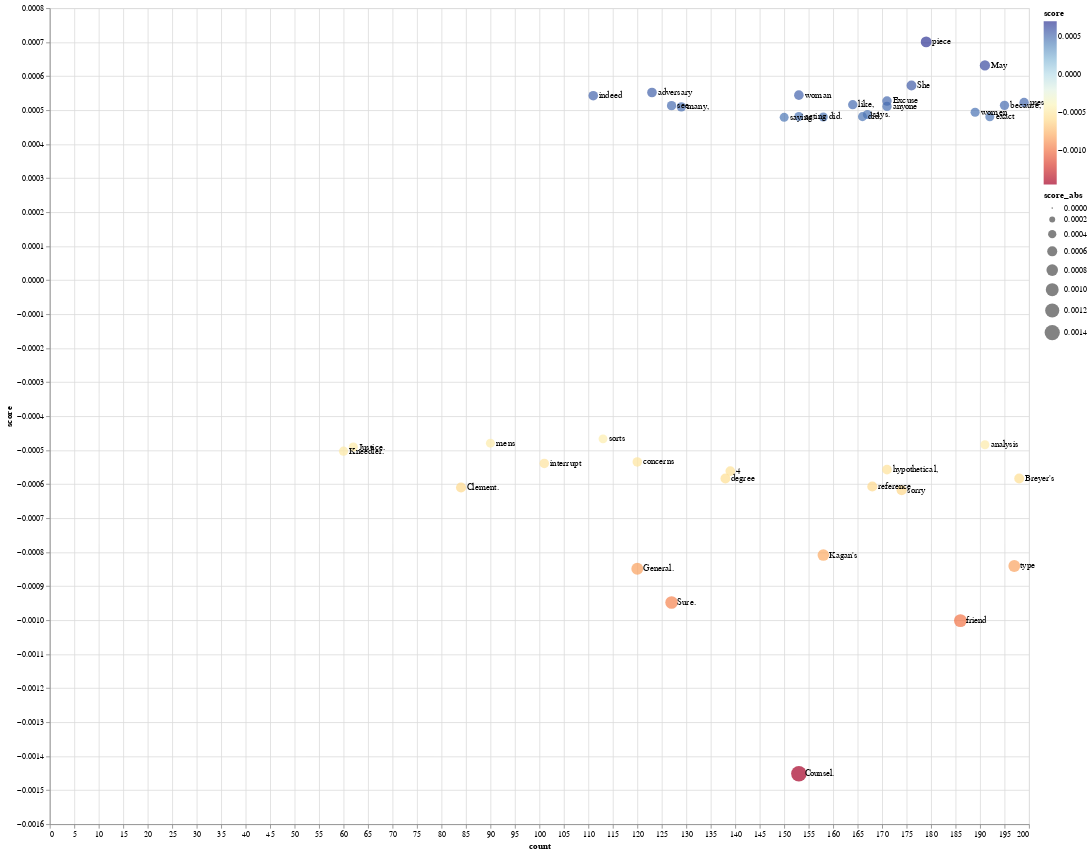

The code cell stored with this chart in its notebook:
### Code cell
make_plot(tops_words)

### Figure 1 — Vega-Lite specification as saved in the notebook (floating-point values rounded to 4 significant figures)
{"config": {"view": {"continuousWidth": 400, "continuousHeight": 300}}, "layer": [{"mark": "circle", "encoding": {"color": {"field": "score", "scale": {"scheme": "redyellowblue"}, "type": "quantitative"}, "size": {"field": "score_abs", "type": "quantitative"}, "x": {"field": "count", "type": "quantitative"}, "y": {"field": "score", "type": "quantitative"}}, "height": 1000, "width": 1200}, {"mark": {"type": "text", "align": "left", "baseline": "middle", "dx": 7}, "encoding": {"text": {"field": "label", "type": "nominal"}, "x": {"field": "count", "type": "quantitative"}, "y": {"field": "score", "type": "quantitative"}}, "height": 1000, "width": 1200}], "data": {"name": "data-a2a2274ca2cec1f529d10550cec84888"}, "$schema": "https://vega.github.io/schema/vega-lite/v4.17.0.json", "datasets": {"data-a2a2274ca2cec1f529d10550cec84888": [{"score": 0.0004789, "phrase": "saying.", "count": 150, "label": "saying.", "score_abs": 0.0004789}, {"score": 0.0004799, "phrase": "did.", "count": 158, "label": "did.", "score_abs": 0.0004799}, {"score": 0.0004804, "phrase": "exact", "count": 192, "label": "exact", "score_abs": 0.0004804}, {"score": 0.000481, "phrase": "did,", "count": 166, "label": "did,", "score_abs": 0.000481}, {"score": 0.0004813, "phrase": "acting", "count": 153, "label": "acting", "score_abs": 0.0004813}, {"score": 0.000487, "phrase": "says.", "count": 167, "label": "says.", "score_abs": 0.000487}, {"score": 0.0004938, "phrase": "women", "count": 189, "label": "women", "score_abs": 0.0004938}, {"score": 0.0005096, "phrase": "many,", "count": 129, "label": "many,", "score_abs": 0.0005096}, {"score": 0.0005111, "phrase": "anyone", "count": 171, "label": "anyone", "score_abs": 0.0005111}, {"score": 0.0005133, "phrase": "see.", "count": 127, "label": "see.", "score_abs": 0.0005133}, {"score": 0.0005142, "phrase": "because,", "count": 195, "label": "because,", "score_abs": 0.0005142}, {"score": 0.0005161, "phrase": "like,", "count": 164, "label": "like,", "score_abs": 0.0005161}, {"score": 0.0005225, "phrase": "uses", "count": 199, "label": "uses", "score_abs": 0.0005225}, {"score": 0.0005268, "phrase": "Excuse", "count": 171, "label": "Excuse", "score_abs": 0.0005268}, {"score": 0.0005426, "phrase": "indeed", "count": 111, "label": "indeed", "score_abs": 0.0005426}, {"score": 0.0005441, "phrase": "woman", "count": 153, "label": "woman", "score_abs": 0.0005441}, {"score": 0.000552, "phrase": "adversary", "count": 123, "label": "adversary", "score_abs": 0.000552}, {"score": 0.0005726, "phrase": "She", "count": 176, "label": "She", "score_abs": 0.0005726}, {"score": 0.0006315, "phrase": "May", "count": 191, "label": "May", "score_abs": 0.0006315}, {"score": 0.0007007, "phrase": "piece", "count": 179, "label": "piece", "score_abs": 0.0007007}, {"score": -0.001451, "phrase": "Counsel.", "count": 153, "label": "Counsel.", "score_abs": 0.001451}, {"score": -0.001001, "phrase": "friend", "count": 186, "label": "friend", "score_abs": 0.001001}, {"score": -0.000948, "phrase": "Sure.", "count": 127, "label": "Sure.", "score_abs": 0.000948}, {"score": -0.0008488, "phrase": "General.", "count": 120, "label": "General.", "score_abs": 0.0008488}, {"score": -0.0008408, "phrase": "type", "count": 197, "label": "type", "score_abs": 0.0008408}, {"score": -0.0008085, "phrase": "Kagan's", "count": 158, "label": "Kagan's", "score_abs": 0.0008085}, {"score": -0.0006179, "phrase": "sorry", "count": 174, "label": "sorry", "score_abs": 0.0006179}, {"score": -0.0006099, "phrase": "Clement.", "count": 84, "label": "Clement.", "score_abs": 0.0006099}, {"score": -0.0006069, "phrase": "reference", "count": 168, "label": "reference", "score_abs": 0.0006069}, {"score": -0.0005834, "phrase": "Breyer's", "count": 198, "label": "Breyer's", "score_abs": 0.0005834}, {"score": -0.0005833, "phrase": "degree", "count": 138, "label": "degree", "score_abs": 0.0005833}, {"score": -0.0005615, "phrase": "4", "count": 139, "label": "4", "score_abs": 0.0005615}, {"score": -0.0005574, "phrase": "hypothetical,", "count": 171, "label": "hypothetical,", "score_abs": 0.0005574}, {"score": -0.0005389, "phrase": "interrupt", "count": 101, "label": "interrupt", "score_abs": 0.0005389}, {"score": -0.0005345, "phrase": "concerns", "count": 120, "label": "concerns", "score_abs": 0.0005345}, {"score": -0.000503, "phrase": "Kneedler.", "count": 60, "label": "Kneedler.", "score_abs": 0.000503}, {"score": -0.0004909, "phrase": "Justice.", "count": 62, "label": "Justice.", "score_abs": 0.0004909}, {"score": -0.0004841, "phrase": "analysis", "count": 191, "label": "analysis", "score_abs": 0.0004841}, {"score": -0.0004795, "phrase": "mens", "count": 90, "label": "mens", "score_abs": 0.0004795}, {"score": -0.0004667, "phrase": "sorts", "count": 113, "label": "sorts", "score_abs": 0.0004667}]}}
